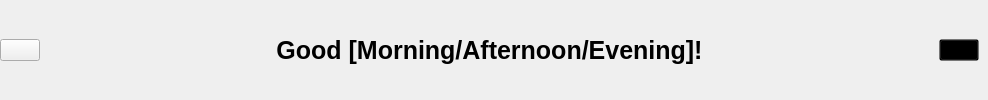
            <widget class="QWidget" name="widget" native="true">
             <property name="minimumSize">
              <size>
               <width>0</width>
               <height>40</height>
              </size>
             </property>
             <layout class="QHBoxLayout" name="horizontalLayout_4">
              <property name="spacing">
               <number>0</number>
              </property>
              <property name="leftMargin">
               <number>0</number>
              </property>
              <property name="topMargin">
               <number>0</number>
              </property>
              <property name="rightMargin">
               <number>9</number>
              </property>
              <property name="bottomMargin">
               <number>0</number>
              </property>
              <item>
               <widget class="QPushButton" name="change_btn">
                <property name="text">
                 <string/>
                </property>
                <property name="icon">
                 <iconset>
                  <normaloff>:/icons/icons/menu-4-32.ico</normaloff>:/icons/icons/menu-4-32.ico</iconset>
                </property>
                <property name="iconSize">
                 <size>
                  <width>14</width>
                  <height>14</height>
                 </size>
                </property>
                <property name="checkable">
                 <bool>true</bool>
                </property>
               </widget>
              </item>
              <item>
               <spacer name="horizontalSpacer">
                <property name="orientation">
                 <enum>Qt::Orientation::Horizontal</enum>
                </property>
                <property name="sizeHint" stdset="0">
                 <size>
                  <width>236</width>
                  <height>20</height>
                 </size>
                </property>
               </spacer>
              </item>
              <item>
               <widget class="QLabel" name="greeting_label">
                <property name="sizePolicy">
                 <sizepolicy hsizetype="Preferred" vsizetype="Preferred">
                  <horstretch>0</horstretch>
                  <verstretch>0</verstretch>
                 </sizepolicy>
                </property>
                <property name="maximumSize">
                 <size>
                  <width>16777215</width>
                  <height>70</height>
                 </size>
                </property>
                <property name="font">
                 <font>
                  <pointsize>19</pointsize>
                  <bold>true</bold>
                 </font>
                </property>
                <property name="text">
                 <string>Good [Morning/Afternoon/Evening]!</string>
                </property>
                <property name="textFormat">
                 <enum>Qt::TextFormat::PlainText</enum>
                </property>
                <property name="alignment">
                 <set>Qt::AlignmentFlag::AlignCenter</set>
                </property>
               </widget>
              </item>
              <item>
               <spacer name="horizontalSpacer_2">
                <property name="orientation">
                 <enum>Qt::Orientation::Horizontal</enum>
                </property>
                <property name="sizeHint" stdset="0">
                 <size>
                  <width>236</width>
                  <height>20</height>
                 </size>
                </property>
               </spacer>
              </item>
              <item>
               <widget class="QPushButton" name="user__btn">
                <property name="styleSheet">
                 <string notr="true">background-color: transparent;</string>
                </property>
                <property name="text">
                 <string/>
                </property>
                <property name="icon">
                 <iconset>
                  <normaloff>:/icons/icons/account.ico</normaloff>:/icons/icons/account.ico</iconset>
                </property>
                <property name="iconSize">
                 <size>
                  <width>32</width>
                  <height>32</height>
                 </size>
                </property>
               </widget>
              </item>
             </layout>
            </widget>
